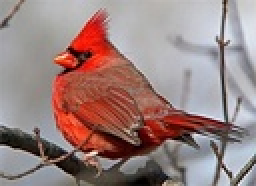
%> input picture hw3/cardinal1.jpg, 128 x 93 px, shrunk from 275 x 200 before the run (shown 2 times larger)
$ octave --eval "result = extract_keypoints(imread('cardinal1.jpg'));"   (GNU Octave 9; MATLAB toolbox functions it lacks are replaced by stand-ins)
%> lines starting %> are read from the running program, lines starting %| are printed output that depends on the picture

function [x, y, scores, Ih, Iv] = extract_keypoints(image)
    k = 0.05;
    window = 5;
    gray = rgb2gray(image);
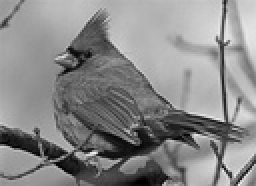
%> gray: size 93x128 uint8 (shown 2 times larger); min 0, max 243, mean 137.1

    filterx = [-1,1];
    filtery = [-1;1];
    Ih = double(imfilter(gray, filterx, 'conv', 'replicate'));
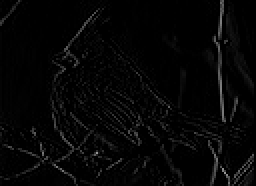
%> Ih: size 93x128 double (shown 2 times larger); min 0, max 151, mean 5.8
    Iv = double(imfilter(gray, filtery, 'conv', 'replicate'));
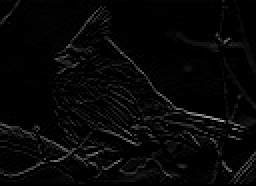
%> Iv: size 93x128 double (shown 2 times larger); min 0, max 173, mean 6.6

    x = [];
    y = [];
    scores = [];
    R = zeros(size(gray));

    for i = 1:size(gray,1)
       for j = 1:size(gray,2)
           M = zeros(2,2);
           for r = i-floor(window/2):i+floor(window/2)
               if r < 1 || r >size(gray,1)
                    continue
               end
               for c = j-floor(window/2):j+floor(window/2)
                   if c < 1 || c >size(gray,2)
                        continue
                   end
                   M(1,1) = M(1,1)+Ih(r,c).^2;
                   M(1,2) = M(1,2)+Ih(r,c)*Iv(r,c);
                   M(2,1) = M(2,1)+Ih(r,c)*Iv(r,c);
                   M(2,2) = M(2,2)+Iv(r,c).^2;
               end
           end
           det = M(1,1)*M(2,2);
           trace = M(1,1)+M(2,2);
           ked = k*trace;
           R(i,j) = det-ked;
       end
    end
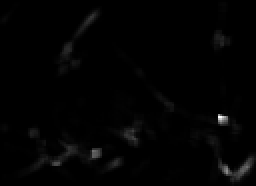
%> R: size 93x128 double (shown 2 times larger); min -439.1, max 7.41e+09, mean 83913761.8; drawn with min black and max white
%> after the loop, M = [451 380; 380 500]
%     threshold = R > mean(R)*5;
%> (the run ends here)

$ run again, on hw3/leopard1.jpg
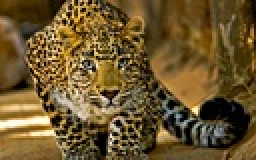
%> input picture hw3/leopard1.jpg, 128 x 80 px, shrunk from 940 x 585 before the run (shown 2 times larger)
%> in extract_keypoints, `gray = rgb2gray(image);`:
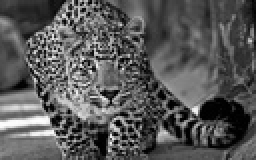
%> gray: size 80x128 uint8 (shown 2 times larger); min 0, max 253, mean 87.9
%> after the loop in extract_keypoints, `for i = 1:size(gray,1)`:
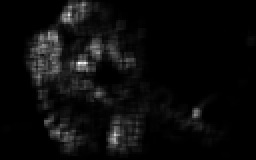
%> R: size 80x128 double (shown 2 times larger); min -328.5, max 1.35e+10, mean 627712865.9; drawn with min black and max white
%> after the loop in extract_keypoints, `for i = 1:size(gray,1)`: M = [1962 1608; 1608 2270]
